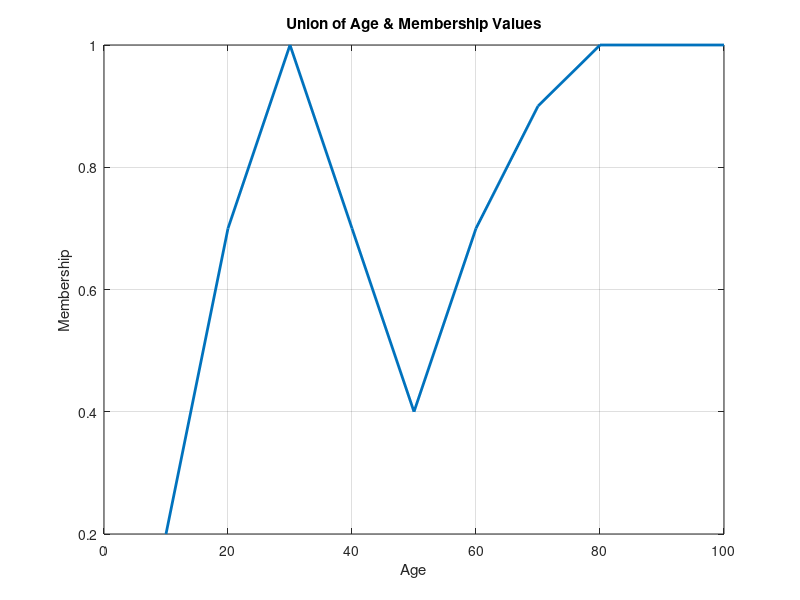

MATLAB code for this plot:
age_young = [10, 20, 30, 40, 50, 60];
age_old = [40, 50, 60, 70, 80, 90, 100];
membership_young = [0.2, 0.7, 1, 0.7, 0.2, 0];
membership_old = [0.1, 0.4, 0.7, 0.9, 1, 1, 1];
union_age = [];
union_membership = [];


for i = 1:length(age_young)
    index_old = find(age_old == age_young(i));
   
    if isempty(index_old)
       
        union_age = [union_age, age_young(i)];
        union_membership = [union_membership, membership_young(i)];
    else
       
        union_age = [union_age, age_young(i)];
        union_membership = [union_membership, max(membership_young(i), membership_old(index_old))];
    end
end

for i = 1:length(age_old)
    if isempty(find(union_age == age_old(i)))
        union_age = [union_age, age_old(i)];
        union_membership = [union_membership, membership_old(i)];
    end
end


union_result = [union_age; union_membership];
disp('Union of age membership values:');
disp(union_result);
plot(union_age,union_membership,'LineWidth', 2); 
xlabel('Age');
ylabel('Membership'); 
title('Union of Age & Membership Values'); 
grid on;